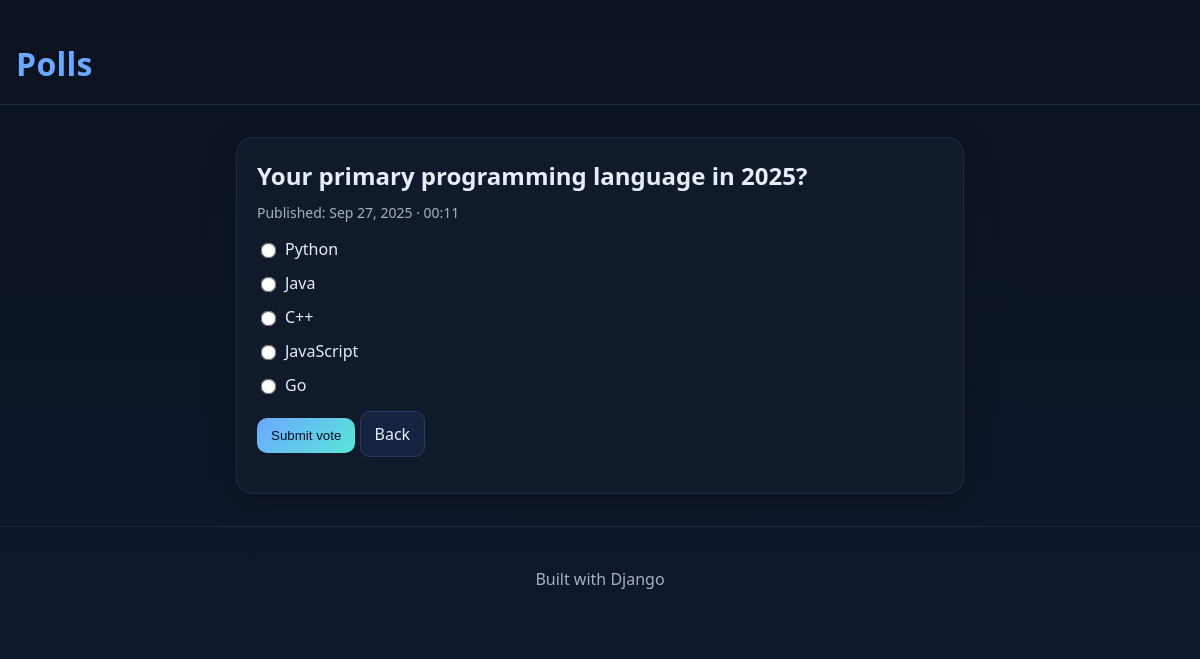
The page /polls/10/ on the database its author committed.
### polls/models.py (models this page shows, shortened)
class Question(models.Model):
    question_text = models.CharField(max_length=200)
    pub_date = models.DateTimeField("date published")

class Choice(models.Model):
    question = models.ForeignKey(Question, on_delete=models.CASCADE, related_name="choices")
    choice_text = models.CharField(max_length=200)
    votes = models.IntegerField(default=0)

### polls/views.py (the view)
# urls.py: path("<int:pk>/", views.DetailView.as_view(), name="detail"),
class DetailView(generic.DetailView):
    model = Question
    template_name = "polls/detail.html"

### polls/templates/polls/detail.html (shortened to what this page needs)
﻿{% extends "base.html" %}
{% block content %}
  <div class="card">
    <h2>{{ question.question_text }}</h2>
    <p class="meta">Published: {{ question.pub_date|date:"M j, Y · H:i" }}</p>
    <form action="{% url 'polls:vote' question.id %}" method="post">
      {% for choice in question.choices.all %}
        <label class="radio">
          <input type="radio" name="choice" value="{{ choice.id }}">
          <span>{{ choice.choice_text }}</span>
        </label>
      {% endfor %}
      <div style="margin-top:14px;">
        <button class="btn primary" type="submit">Submit vote</button>
        <a class="btn" href="{% url 'polls:index' %}">Back</a>
      </div>
    </form>
  </div>
{% endblock %}

### polls/static/polls/styles.css (style rules this page uses)
* { box-sizing:border-box }
body { margin:0;background:linear-gradient(180deg,var(--bg),#0f1a2f);color:var(--text);font:16px/1.5 system-ui,Segoe UI,Roboto,sans-serif }
a { color:var(--accent);text-decoration:none }
.card { background:var(--panel);border:1px solid #1e2a49;border-radius:16px;padding:20px;box-shadow:0 8px 30px rgba(0,0,0,.25) }
.card h2 { margin:0 0 8px }
.meta { color:var(--muted);font-size:14px;margin-top:4px }
.btn { display:inline-block;padding:10px 14px;border-radius:10px;border:1px solid #2a3a62;background:#152240;color:var(--text);cursor:pointer }
.btn.primary { background:linear-gradient(135deg,var(--accent),var(--accent-2));color:#051022;border:none }
.radio { display:flex;align-items:center;margin:10px 0 }
.radio input { margin-right:10px;transform:scale(1.2) }

### rows shown on the page
Question: question_text "Your primary programming language in 2025?", pub_date "Sep 27, 2025 · 00:11"
Choice: choice_text "Python"
Choice: choice_text "Java"
Choice: choice_text "C++"
Choice: choice_text "JavaScript"
Choice: choice_text "Go"
